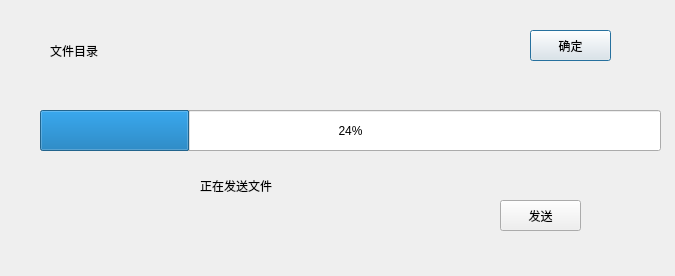
<?xml version="1.0" encoding="UTF-8"?>
<ui version="4.0">
 <class>FileTransWindow</class>
 <widget class="QDialog" name="FileTransWindow">
  <property name="geometry">
   <rect>
    <x>0</x>
    <y>0</y>
    <width>675</width>
    <height>276</height>
   </rect>
  </property>
  <property name="windowTitle">
   <string>FileTransWindow</string>
  </property>
  <widget class="QLabel" name="label_filePath">
   <property name="geometry">
    <rect>
     <x>50</x>
     <y>40</y>
     <width>431</width>
     <height>21</height>
    </rect>
   </property>
   <property name="text">
    <string>文件目录</string>
   </property>
  </widget>
  <widget class="QPushButton" name="btn_choseFile">
   <property name="geometry">
    <rect>
     <x>530</x>
     <y>30</y>
     <width>81</width>
     <height>31</height>
    </rect>
   </property>
   <property name="text">
    <string>确定</string>
   </property>
  </widget>
  <widget class="QPushButton" name="btn_sendFile">
   <property name="geometry">
    <rect>
     <x>500</x>
     <y>200</y>
     <width>81</width>
     <height>31</height>
    </rect>
   </property>
   <property name="text">
    <string>发送</string>
   </property>
  </widget>
  <widget class="QProgressBar" name="Bar_progressFile">
   <property name="geometry">
    <rect>
     <x>40</x>
     <y>110</y>
     <width>621</width>
     <height>41</height>
    </rect>
   </property>
   <property name="value">
    <number>24</number>
   </property>
  </widget>
  <widget class="QLabel" name="label_fileState">
   <property name="geometry">
    <rect>
     <x>200</x>
     <y>170</y>
     <width>241</width>
     <height>31</height>
    </rect>
   </property>
   <property name="text">
    <string>正在发送文件</string>
   </property>
  </widget>
 </widget>
 <resources/>
 <connections/>
</ui>
